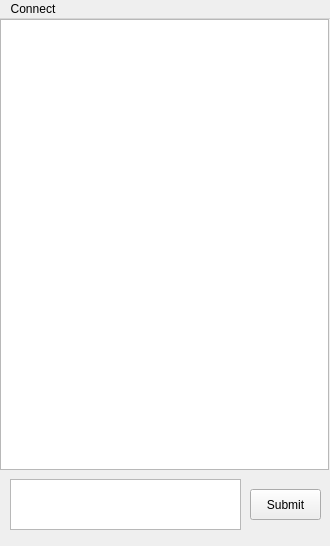
<?xml version="1.0" encoding="UTF-8"?>
<ui version="4.0">
 <class>MainWindow</class>
 <widget class="QMainWindow" name="MainWindow">
  <property name="geometry">
   <rect>
    <x>0</x>
    <y>0</y>
    <width>330</width>
    <height>546</height>
   </rect>
  </property>
  <property name="sizePolicy">
   <sizepolicy hsizetype="Fixed" vsizetype="Fixed">
    <horstretch>0</horstretch>
    <verstretch>0</verstretch>
   </sizepolicy>
  </property>
  <property name="windowTitle">
   <string>SimpleChat</string>
  </property>
  <widget class="QWidget" name="centralwidget">
   <property name="sizePolicy">
    <sizepolicy hsizetype="Fixed" vsizetype="Fixed">
     <horstretch>0</horstretch>
     <verstretch>0</verstretch>
    </sizepolicy>
   </property>
   <widget class="QListWidget" name="listWidget">
    <property name="geometry">
     <rect>
      <x>0</x>
      <y>0</y>
      <width>329</width>
      <height>451</height>
     </rect>
    </property>
   </widget>
   <widget class="QPlainTextEdit" name="plainTextEdit">
    <property name="geometry">
     <rect>
      <x>10</x>
      <y>460</y>
      <width>231</width>
      <height>51</height>
     </rect>
    </property>
   </widget>
   <widget class="QPushButton" name="pushButton">
    <property name="geometry">
     <rect>
      <x>250</x>
      <y>470</y>
      <width>71</width>
      <height>31</height>
     </rect>
    </property>
    <property name="text">
     <string>Submit</string>
    </property>
   </widget>
  </widget>
  <widget class="QMenuBar" name="menuBar">
   <property name="geometry">
    <rect>
     <x>0</x>
     <y>0</y>
     <width>330</width>
     <height>26</height>
    </rect>
   </property>
   <widget class="QMenu" name="menuhello">
    <property name="title">
     <string>Connect</string>
    </property>
    <addaction name="actionLog_In"/>
    <addaction name="actionSign_In"/>
   </widget>
   <addaction name="menuhello"/>
  </widget>
  <action name="actionLog_In">
   <property name="text">
    <string>Log In</string>
   </property>
  </action>
  <action name="actionSign_In">
   <property name="text">
    <string>Sign In</string>
   </property>
  </action>
 </widget>
 <resources/>
 <connections/>
</ui>
